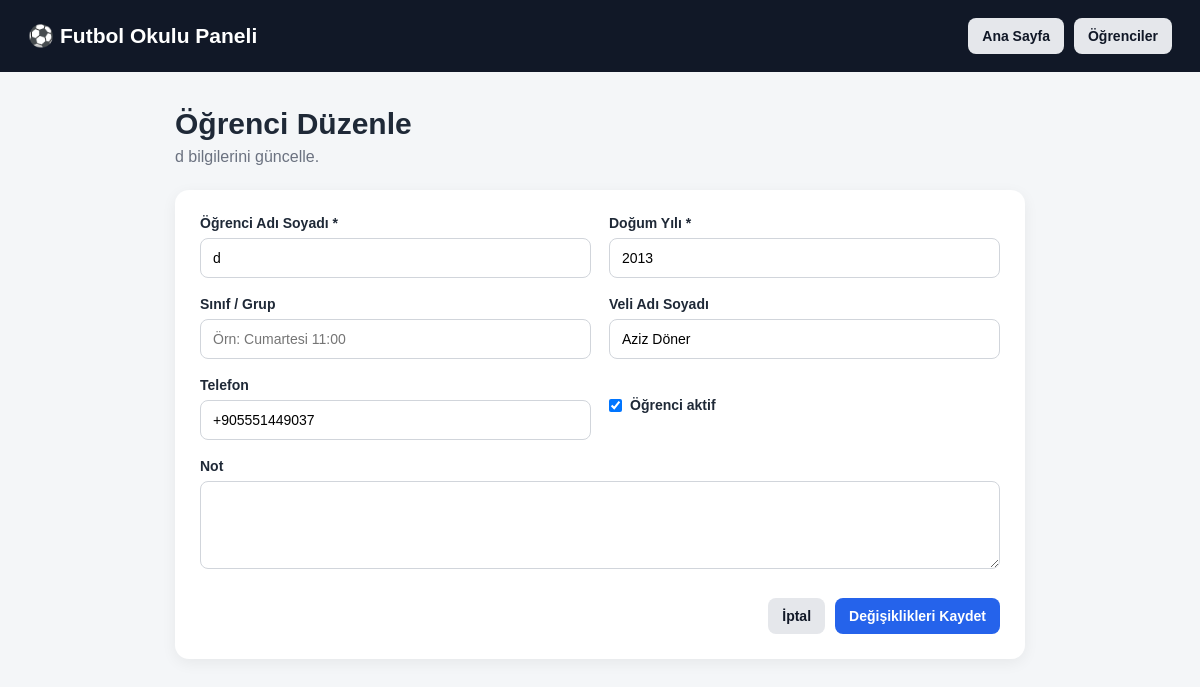
Page /student/5/edit (signed in) on the committed database.
### tables this page shows
CREATE TABLE students (
            id INTEGER PRIMARY KEY AUTOINCREMENT,
            school_id INTEGER NOT NULL,
            name TEXT NOT NULL,
            birth_year INTEGER NOT NULL,
            parent_name TEXT,
            phone TEXT,
            monthly_fee REAL DEFAULT 0,
            active INTEGER DEFAULT 1,
            notes TEXT,
            created_at TEXT, class_group TEXT,
            FOREIGN KEY (school_id)
                REFERENCES schools(id)
                ON DELETE CASCADE
        );

### app.py (the view, shortened to what this page needs)
@app.route(
    "/student/<int:student_id>/edit",
    methods=["GET", "POST"]
)
def edit_student(student_id):
    if not school_logged_in():
        return redirect(url_for("login"))
    school_id = session["school_id"]
    conn = get_db()
    student = conn.execute("""
        SELECT *
        FROM students
        WHERE id = ?
        AND school_id = ?
    """, (
        student_id,
        school_id
    )).fetchone()
    if not student:
        conn.close()
        return "Öğrenci bulunamadı.", 404
    conn.close()
    return render_template(
        "edit_student.html",
        student=student,
        finance_privacy_enabled=finance_is_required(school_id),
        finance_visible=finance_can_view(school_id)
    )

### app.py (called while the page is built)
def get_db():
    conn = sqlite3.connect(DB_NAME)
    conn.row_factory = sqlite3.Row
    conn.execute("PRAGMA foreign_keys = ON")
    return conn

def school_logged_in():
    return (
        session.get("logged_in")
        and session.get("role") == "school"
        and session.get("school_id")
    )

def get_school_finance_settings(school_id):
    conn = get_db()
    row = conn.execute("""
        SELECT
            finance_privacy_enabled,
            finance_pin_hash
        FROM schools
        WHERE id = ?
    """, (school_id,)).fetchone()
    conn.close()
    return row

def finance_is_required(school_id):
    settings = get_school_finance_settings(school_id)
    return bool(
        settings
        and settings["finance_privacy_enabled"]
    )

def finance_is_unlocked():
    return (
        session.get("finance_unlocked") is True
        and session.get("finance_unlocked_school_id")
        == session.get("school_id")
    )

def finance_can_view(school_id):
    return (
        not finance_is_required(school_id)
        or finance_is_unlocked()
    )

### templates/edit_student.html (shortened to what this page needs)
<!DOCTYPE html>
<html lang="tr">
<head>
    <link rel="stylesheet" href="{{ url_for('static', filename='style.css') }}">
</head>
<body>
<header class="topbar">
    <h2>⚽ Futbol Okulu Paneli</h2>
    <div class="top-actions">
        <a href="{{ url_for('dashboard') }}" class="btn">Ana Sayfa</a>
        <a href="{{ url_for('students') }}" class="btn">Öğrenciler</a>
    </div>
</header>
<main class="container small-container">
    <div class="page-title"><div><h1>Öğrenci Düzenle</h1><p>{{ student.name }} bilgilerini güncelle.</p></div></div>
    <section class="form-card">
        <form method="POST">
            <div class="form-grid">
                <div class="form-group">
                    <label>Öğrenci Adı Soyadı *</label>
                    <input type="text" name="name" value="{{ student.name }}" required>
                </div>
                <div class="form-group">
                    <label>Doğum Yılı *</label>
                    <input type="number" name="birth_year" value="{{ student.birth_year }}" required>
                </div>
                <div class="form-group">
                    <label>Sınıf / Grup</label>
                    <input type="text" name="class_group" value="{{ student.class_group or '' }}" placeholder="Örn: Cumartesi 11:00">
                </div>
                <div class="form-group">
                    <label>Veli Adı Soyadı</label>
                    <input type="text" name="parent_name" value="{{ student.parent_name or '' }}">
                </div>
                <div class="form-group">
                    <label>Telefon</label>
                    <input type="text" name="phone" value="{{ student.phone or '' }}">
                </div>
                <div class="form-group checkbox-group">
                    <label class="checkbox-label">
                        <input type="checkbox" name="active" {% if student.active %}checked{% endif %}> Öğrenci aktif
                    </label>
                </div>
                <div class="form-group full-width">
                    <label>Not</label>
                    <textarea name="notes" rows="4">{{ student.notes or '' }}</textarea>
                </div>
            </div>
            <div class="form-actions">
                <a href="{{ url_for('students') }}" class="btn">İptal</a>
                <button type="submit" class="btn primary">Değişiklikleri Kaydet</button>
            </div>
        </form>
    </section>
</main>
</body>
</html>

### static/style.css (style rules this page uses)
* { box-sizing: border-box; margin: 0; padding: 0; }
body { font-family: Arial, Helvetica, sans-serif; background: #f4f6f8; color: #1f2937; }
a { text-decoration: none; }
.topbar { background: #111827; color: white; padding: 18px 28px; display: flex; align-items: center; justify-content: space-between; gap: 20px; flex-wrap: wrap; }
.topbar h2 { font-size: 21px; }
.top-actions { display: flex; gap: 10px; flex-wrap: wrap; }
.container { width: min(1200px, 94%); margin: 35px auto; }
.small-container { width: min(850px, 94%); }
.page-title { margin-bottom: 24px; }
.page-title h1 { font-size: 30px; margin-bottom: 7px; }
.page-title p { color: #6b7280; }
.btn { border: none; cursor: pointer; display: inline-flex; align-items: center; justify-content: center; padding: 10px 14px; border-radius: 8px; background: #e5e7eb; color: #111827; font-size: 14px; font-weight: 600; transition: 0.2s; }
.btn.primary { background: #2563eb; color: white; }
input, select, textarea { width: 100%; padding: 11px 12px; border: 1px solid #d1d5db; border-radius: 8px; outline: none; font-size: 14px; background: white; }
.form-card { background: white; border-radius: 14px; padding: 25px; box-shadow: 0 4px 15px rgba(0, 0, 0, 0.06); }
.form-grid { display: grid; grid-template-columns: 1fr 1fr; gap: 18px; }
.form-group label { display: block; margin-bottom: 7px; font-weight: 700; font-size: 14px; }
.full-width { grid-column: 1 / -1; }
.form-actions { display: flex; justify-content: flex-end; gap: 10px; margin-top: 25px; }
.checkbox-group { display: flex; align-items: center; }
.checkbox-label { display: flex !important; align-items: center; gap: 8px; }
.checkbox-label input { width: auto; }

### rows in the picture
students: name "d", birth_year "2013", parent_name "Aziz Döner", phone "+905551449037", active "☑"
